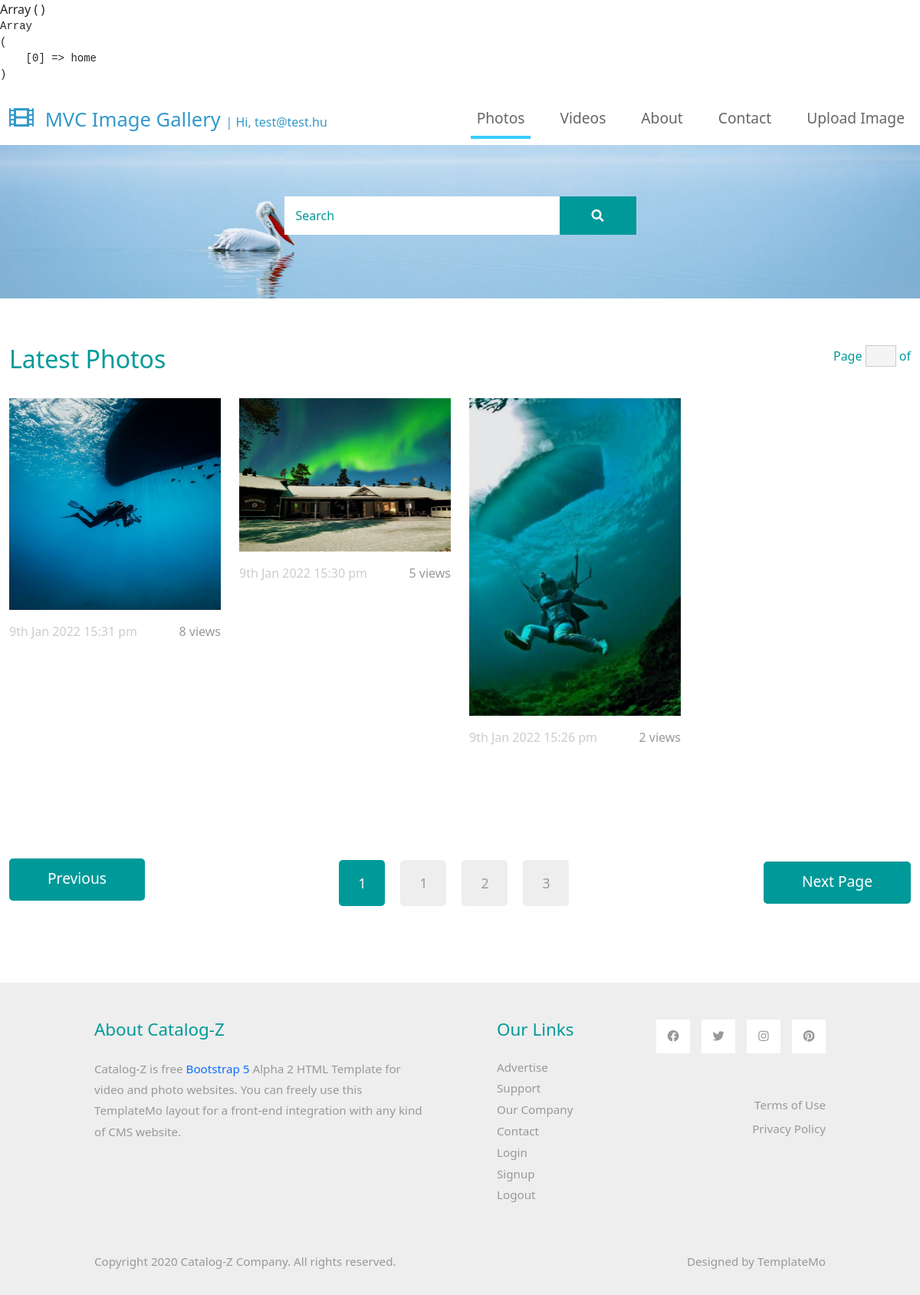
/ (signed in), run on the app's committed database.
### tables this page shows
CREATE TABLE `images` (
  `id` bigint(20) NOT NULL,
  `user_url` varchar(60) NOT NULL,
  `image` varchar(500) NOT NULL,
  `date` datetime NOT NULL,
  `views` int(11) NOT NULL,
  `url_address` varchar(60) NOT NULL,
  `title` varchar(100) NOT NULL
);

### app/controllers/home.php (called while the page is built)
<?php
class Home extends Contoller{
    public function index(){
        $data['page_title'] = "Photos";
        $load_class = $this->loadModel("load_images");
        $data['images'] = $load_class->get_images();
        $this->view("image_gallery/index",$data);
    }
}
?>

### public/index.php (called while the page is built, shortened)
<?php
$app = new App();
?>

### app/core/database.php (called while the page is built, shortened)
<?php
class Database
{
    public function db_connect(){
        try {
            $con_string = "mysql:host=localhost;port=3307;dbname=mvc_imagegallery_db;";
            return $db = new PDO($con_string,"root","");
        } catch (PDOException $e) {
            die($e->getMessage());
        }
    }
    public function read($query, $data = []){
        $db = $this->db_connect();
        $stmt = $db->prepare($query);
        if(count($data) >= 1){
            $check = $stmt->execute($data);
        }
        else{
            $stmt = $db->query($query);
            $check = 0;
            if($stmt){
                $check = 1;
            }
        }
        if($check){
            return $stmt->fetchAll(PDO::FETCH_OBJ);
        }
        return false;
    }
}
?>

### app/models/load_images.php (called while the page is built, shortened)
<?php
class Load_images{
    public $limit = 12;
    public function get_images($find = ''){
        $db = new Database();
        $page_number = isset($_GET['page']) ? (int)$_GET['page'] : 1;
        $offset = ($page_number -1) * $this->limit;
        if($find == ''){
            $query = "SELECT * FROM images order by id desc limit $this->limit offset $offset";
            return $db->read($query);
        }else{
            $find = esc($find);
            $query = "SELECT * FROM images WHERE title like '%$find%' order by id desc limit $this->limit offset $offset";
            return $db->read($query);
        }
    }
}
?>

### app/views/image_gallery/single_image.php (the view, shortened to what this page needs)
<div class="col-xl-3 col-lg-4 col-md-6 col-sm-6 col-12 mb-5">
                <figure class="effect-ming tm-video-item">
                    <img src="<?=ROOT . $data->image?>" alt="Image" class="img-fluid">
                    <figcaption class="d-flex align-items-center justify-content-center">
                    </figcaption>
                </figure>
                <div class="d-flex justify-content-between tm-text-gray">
                    <span class="tm-text-gray-light"><?= date('jS M Y H:i a ',strtotime($data->date)) ?></span>
                    <span> <?=$data->views?> views </span>
                </div>
</div>

### app/views/image_gallery/index.php (shortened to what this page needs)
<div class="tm-hero d-flex justify-content-center align-items-center" data-parallax="scroll" data-image-src="<?=ASSETS?>image_gallery/img/hero.jpg"  >
    <form class="d-flex tm-search-form" method="GET">
        <input class="form-control tm-search-input" name="find" type="search" placeholder="Search" aria-label="Search">
        <button class="btn btn-outline-success tm-search-btn" type="submit">
            <i class="fas fa-search"></i>
        </button>
    </form>
</div>
<div class="container-fluid tm-container-content tm-mt-60">
    <div class="row mb-4">
        <h2 class="col-6 tm-text-primary">
            Latest Photos
        </h2>
        <div class="col-6 d-flex justify-content-end align-items-center">
            <form action="" class="tm-text-primary">
                Page <input type="text" value="<?=$data['page_current']?>" size="1" class="tm-input-paging tm-text-primary"> of <?=$data['page_total']?>
            </form>
        </div>
    </div>
    <div class="row tm-mb-90 tm-gallery">
        <?php
            if (is_array($data['images'])) {
                foreach ($data['images'] as  $row) {
                    $this->view("image_gallery/single_image",$row);
                }
            }
        ?>
    </div>
    <div class="row tm-mb-90">
        <div class="col-12 d-flex justify-content-between align-items-center tm-paging-col">
            <a href="<?php echo $data['previous_page']; ?>" class="btn btn-primary tm-btn-prev mb-2 ">Previous</a>
            <div class="tm-paging d-flex">
                <a href="<?=$data['page_1']?>" class="active tm-paging-link">1</a>
                <a href="<?=$data['page_2']?>" class="tm-paging-link"><?=($data['page_current'] + 1)?></a>
                <a href="<?=$data['page_3']?>" class="tm-paging-link"><?=($data['page_current'] + 2)?></a>
                <a href="<?=$data['page_4']?>" class="tm-paging-link"><?=($data['page_current'] + 3)?></a>
            </div>
            <a href="<?php echo $data['next_page']; ?>" class="btn btn-primary tm-btn-next">Next Page</a>
        </div>
    </div>
</div>

### app/public/assets/image_gallery/css/templatemo-style.css (style rules this page uses)
a { text-decoration: none; transition: all 0.3s ease; }
.container-fluid { max-width: 1770px; }
.btn { border-radius: 0; }
.btn-primary { background-color: #009999; border: 0; border-radius: 5px; padding: 12px 50px 14px; font-size: 1.2rem; }
.form-control { padding: 10px 20px; width: 100%; height: auto; }
.tm-hero { min-height: 200px; background: transparent; }
.tm-mt-60 { margin-top: 60px; }
.tm-mb-90 { margin-bottom: 90px; }
.tm-text-primary { color: #009999; }
.tm-input-paging { width: 40px; border-radius: 0; border: 1px solid #CCCCCC; background: #f4f4f4; text-align: center; }
.tm-search-input { width: 360px; border-radius: 0; padding: 12px 15px; color: #009999; border: none; }
.tm-search-input::placeholder { color: #009999; opacity: 1; }
.tm-search-btn { color: white; background-color: #009999; border: none; width: 100px; height: 50px; margin-left: -1px; }
p, .tm-text-gray { color: #999; }
.tm-text-gray-light { color: #CCC; }
.tm-video-item { position: relative; overflow: hidden; text-align: center; cursor: pointer; }
.tm-video-item img { position: relative; display: block; min-height: 100%; max-width: 100%; opacity: 0.8; }
.tm-video-item figcaption { padding: 2em; color: #fff; text-transform: uppercase; font-size: 1.25em; -webkit-backface-visibility: hidden; backface-visibility: hidden; }
.tm-video-item figcaption::before, .tm-video-item figcaption::after { pointer-events: none; }
.tm-video-item figcaption, .tm-video-item figcaption > a { position: absolute; top: 0; left: 0; width: 100%; height: 100%; }
.tm-paging-link { display: flex; justify-content: center; align-items: center; width: 60px; height: 60px; font-size: 1.1rem; color: #999; background-color: #EEEEEE; margin: 10px; border-radius: 5px; text-decoration: none; transition: all 0.3s ease; }
.tm-paging-link:hover, .tm-paging-link.active { background-color: #009999; color: #fff; }
figure.effect-ming { background: #030c17; }
figure.effect-ming img { opacity: 0.9; -webkit-transition: opacity 0.35s; transition: opacity 0.35s; }
figure.effect-ming figcaption::before { position: absolute; top: 30px; right: 30px; bottom: 30px; left: 30px; border: 2px solid #fff; box-shadow: 0 0 0 30px rgba(255,255,255,0.2); content: ''; opacity: 0; -webkit-transition: opacity 0.35s, -webkit-transform 0.35s; transition: opacity 0.35s, transform 0.35s; -webkit-transform: scale3d(1.4,1.4,1); transform: scale3d(1.4,1.4,1); }
.form-control, input:-internal-autofill-selected, select:not([multiple]) { color: #009999 !important; }
.form-control::placeholder { color: #009999; opacity: 1; }

### data on the page
images: image (picture), date "9th Jan 2022 15:31 pm", views "8"
images: image (picture), date "9th Jan 2022 15:30 pm", views "5"
images: image (picture), date "9th Jan 2022 15:26 pm", views "2"

### other printed values
WEBSITE_TITLE "MVC Image Gallery"
$_SESSION['user_email'] "test@test.hu"
$data['page_current'] + 1 "1"
$data['page_current'] + 2 "2"
$data['page_current'] + 3 "3"
